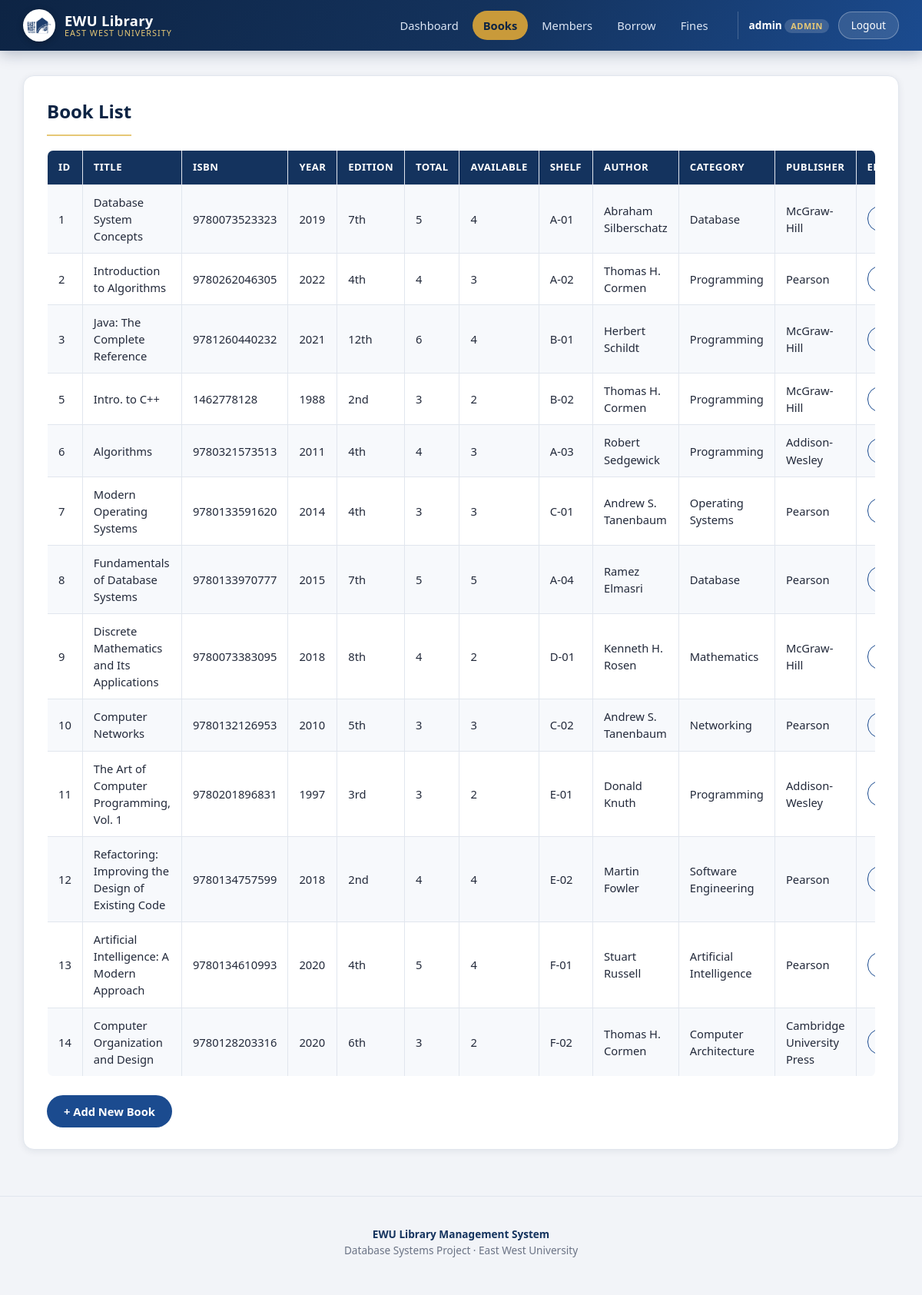
The page /view_books.php (signed in) on the database its author committed.
### tables this page shows
CREATE TABLE `books` (
  `book_id` int(11) NOT NULL AUTO_INCREMENT,
  `title` varchar(200) NOT NULL,
  `isbn` varchar(30) DEFAULT NULL,
  `publication_year` year(4) DEFAULT NULL,
  `edition` varchar(20) DEFAULT NULL,
  `total_copies` int(11) DEFAULT 1,
  `available_copies` int(11) DEFAULT 1,
  `shelf_no` varchar(20) DEFAULT NULL,
  `author_id` int(11) NOT NULL,
  `category_id` int(11) NOT NULL,
  `publisher_id` int(11) NOT NULL,
  PRIMARY KEY (`book_id`),
  UNIQUE KEY `isbn` (`isbn`),
  KEY `author_id` (`author_id`),
  KEY `category_id` (`category_id`),
  KEY `publisher_id` (`publisher_id`),
  CONSTRAINT `books_ibfk_1` FOREIGN KEY (`author_id`) REFERENCES `authors` (`author_id`),
  CONSTRAINT `books_ibfk_2` FOREIGN KEY (`category_id`) REFERENCES `categories` (`category_id`),
  CONSTRAINT `books_ibfk_3` FOREIGN KEY (`publisher_id`) REFERENCES `publishers` (`publisher_id`)
);

CREATE TABLE `authors` (
  `author_id` int(11) NOT NULL AUTO_INCREMENT,
  `author_name` varchar(100) NOT NULL,
  `country` varchar(50) DEFAULT NULL,
  PRIMARY KEY (`author_id`)
);

CREATE TABLE `categories` (
  `category_id` int(11) NOT NULL AUTO_INCREMENT,
  `category_name` varchar(100) NOT NULL,
  PRIMARY KEY (`category_id`)
);

CREATE TABLE `publishers` (
  `publisher_id` int(11) NOT NULL AUTO_INCREMENT,
  `publisher_name` varchar(100) NOT NULL,
  `address` varchar(150) DEFAULT NULL,
  `phone` varchar(20) DEFAULT NULL,
  PRIMARY KEY (`publisher_id`)
);

### includes/auth.php (called while the page is built, shortened)
<?php
function is_admin(): bool {
    return ($_SESSION['role'] ?? '') === 'Admin';
}

### includes/functions.php (called while the page is built)
<?php
function h($value): string {
    return htmlspecialchars((string)($value ?? ''), ENT_QUOTES, 'UTF-8');
}

### view_books.php (the view, shortened to what this page needs)
<?php
require_once __DIR__ . '/includes/auth.php';
require_once __DIR__ . '/includes/functions.php';
require_once __DIR__ . '/includes/db_connect.php';
$sql = "SELECT books.book_id, books.title, books.isbn, books.publication_year, books.edition,
               books.total_copies, books.available_copies, books.shelf_no,
               authors.author_name, categories.category_name, publishers.publisher_name
        FROM books
        INNER JOIN authors ON books.author_id = authors.author_id
        INNER JOIN categories ON books.category_id = categories.category_id
        INNER JOIN publishers ON books.publisher_id = publishers.publisher_id
        ORDER BY books.book_id";
$result = $conn->query($sql);
include 'header.php';
?>
<div class="card">
<h2>Book List</h2>
<div class="table-wrap">
<table>
<tr>
<th>ID</th><th>Title</th><th>ISBN</th><th>Year</th><th>Edition</th>
<th>Total</th><th>Available</th><th>Shelf</th><th>Author</th><th>Category</th><th>Publisher</th>
<?php if (is_admin()): ?><th>Edit</th><th>Delete</th><?php endif; ?>
</tr>
<?php while ($row = $result->fetch_assoc()): ?>
<tr>
<td><?php echo (int)$row['book_id']; ?></td>
<td><?php echo h($row['title']); ?></td>
<td><?php echo h($row['isbn']); ?></td>
<td><?php echo h($row['publication_year']); ?></td>
<td><?php echo h($row['edition']); ?></td>
<td><?php echo (int)$row['total_copies']; ?></td>
<td><?php echo (int)$row['available_copies']; ?></td>
<td><?php echo h($row['shelf_no']); ?></td>
<td><?php echo h($row['author_name']); ?></td>
<td><?php echo h($row['category_name']); ?></td>
<td><?php echo h($row['publisher_name']); ?></td>
<?php if (is_admin()): ?>
<td><a class="btn btn-sm btn-outline" href="edit_book.php?id=<?php echo (int)$row['book_id']; ?>">Edit</a></td>
<?php endif; ?>
</tr>
<?php endwhile; ?>
</table>
</div>
<br>
<?php if (is_admin()): ?>
<a class="btn btn-primary" href="add_book.php">+ Add New Book</a>
<?php endif; ?>
</div>
<?php include 'footer.php'; ?>

### assets/css/style.css (style rules this page uses)
:root { --navy-dark: #0d2444; --navy: #14335e; --navy-mid: #1b4b8f; --blue: #2563a8; --blue-light: #4f8fd6; --gold: #c99a3a; --gold-light: #e6c876; --bg: #f2f4f8; --card-bg: #ffffff; --border: #e1e6ee; --text: #22293a; --text-muted: #6b7385; --success: #1e8a5f; --success-bg: #e5f7ef; --danger: #c93b3b; --danger-bg: #fdecec; --radius: 14px; --radius-sm: 8px; --shadow: 0 10px 30px -12px rgba(13, 36, 68, 0.25); --shadow-sm: 0 2px 10px rgba(13, 36, 68, 0.08); }
* { box-sizing: border-box; }
html, body { margin: 0; padding: 0; background: var(--bg); color: var(--text); font-family: 'Segoe UI', 'Poppins', Roboto, Arial, sans-serif; line-height: 1.5; }
a { color: var(--blue); text-decoration: none; }
h1, h2, h3 { color: var(--navy-dark); margin-top: 0; }
.card { background: var(--card-bg); border: 1px solid var(--border); border-radius: var(--radius); box-shadow: var(--shadow-sm); padding: 28px 30px; margin-bottom: 24px; }
.card h2 { margin-bottom: 18px; padding-bottom: 12px; border-bottom: 2px solid var(--gold-light); display: inline-block; }
.btn { display: inline-block; padding: 10px 22px; border-radius: 24px; font-size: 0.92rem; font-weight: 600; border: none; cursor: pointer; text-decoration: none !important; transition: transform 0.12s ease, box-shadow 0.12s ease, background 0.15s ease; }
.btn-primary { background: var(--navy-mid); color: #fff !important; }
.btn-outline { background: transparent; color: var(--navy-mid) !important; border: 1.5px solid var(--navy-mid); }
.btn-sm { padding: 6px 14px; font-size: 0.8rem; border-radius: 16px; }
table { width: 100%; border-collapse: collapse; background: var(--card-bg); border-radius: var(--radius-sm); overflow: hidden; font-size: 0.92rem; }
table, table th, table td { border: 1px solid var(--border) !important; }
table th { background: var(--navy); color: #fff; text-align: left; padding: 12px 14px; font-weight: 600; font-size: 0.82rem; text-transform: uppercase; letter-spacing: 0.4px; }
table td { padding: 11px 14px; color: var(--text); }
table tr:nth-child(even) td { background: #f7f9fc; }
.table-wrap { overflow-x: auto; border-radius: var(--radius-sm); }

### rows shown on the page
books: book_id "1", title "Database System Concepts", isbn "9780073523323", publication_year "2019", edition "7th", total_copies "5", available_copies "4", shelf_no "A-01", author.author_name "Abraham Silberschatz", category.category_name "Database", publisher.publisher_name "McGraw-Hill"
books: book_id "2", title "Introduction to Algorithms", isbn "9780262046305", publication_year "2022", edition "4th", total_copies "4", available_copies "3", shelf_no "A-02", author.author_name "Thomas H. Cormen", category.category_name "Programming", publisher.publisher_name "Pearson"
books: book_id "3", title "Java: The Complete Reference", isbn "9781260440232", publication_year "2021", edition "12th", total_copies "6", available_copies "4", shelf_no "B-01", author.author_name "Herbert Schildt", category.category_name "Programming", publisher.publisher_name "McGraw-Hill"
books: book_id "5", title "Intro. to C++", isbn "1462778128", publication_year "1988", edition "2nd", total_copies "3", available_copies "2", shelf_no "B-02", author.author_name "Thomas H. Cormen", category.category_name "Programming", publisher.publisher_name "McGraw-Hill"
books: book_id "6", title "Algorithms", isbn "9780321573513", publication_year "2011", edition "4th", total_copies "4", available_copies "3", shelf_no "A-03", author.author_name "Robert Sedgewick", category.category_name "Programming", publisher.publisher_name "Addison-Wesley"
books: book_id "7", title "Modern Operating Systems", isbn "9780133591620", publication_year "2014", edition "4th", total_copies "3", available_copies "3", shelf_no "C-01", author.author_name "Andrew S. Tanenbaum", category.category_name "Operating Systems", publisher.publisher_name "Pearson"
books: book_id "8", title "Fundamentals of Database Systems", isbn "9780133970777", publication_year "2015", edition "7th", total_copies "5", available_copies "5", shelf_no "A-04", author.author_name "Ramez Elmasri", category.category_name "Database", publisher.publisher_name "Pearson"
books: book_id "9", title "Discrete Mathematics and Its Applications", isbn "9780073383095", publication_year "2018", edition "8th", total_copies "4", available_copies "2", shelf_no "D-01", author.author_name "Kenneth H. Rosen", category.category_name "Mathematics", publisher.publisher_name "McGraw-Hill"
books: book_id "10", title "Computer Networks", isbn "9780132126953", publication_year "2010", edition "5th", total_copies "3", available_copies "3", shelf_no "C-02", author.author_name "Andrew S. Tanenbaum", category.category_name "Networking", publisher.publisher_name "Pearson"
books: book_id "11", title "The Art of Computer Programming, Vol. 1", isbn "9780201896831", publication_year "1997", edition "3rd", total_copies "3", available_copies "2", shelf_no "E-01", author.author_name "Donald Knuth", category.category_name "Programming", publisher.publisher_name "Addison-Wesley"
books: book_id "12", title "Refactoring: Improving the Design of Existing Code", isbn "9780134757599", publication_year "2018", edition "2nd", total_copies "4", available_copies "4", shelf_no "E-02", author.author_name "Martin Fowler", category.category_name "Software Engineering", publisher.publisher_name "Pearson"
books: book_id "13", title "Artificial Intelligence: A Modern Approach", isbn "9780134610993", publication_year "2020", edition "4th", total_copies "5", available_copies "4", shelf_no "F-01", author.author_name "Stuart Russell", category.category_name "Artificial Intelligence", publisher.publisher_name "Pearson"
books: book_id "14", title "Computer Organization and Design", isbn "9780128203316", publication_year "2020", edition "6th", total_copies "3", available_copies "2", shelf_no "F-02", author.author_name "Thomas H. Cormen", category.category_name "Computer Architecture", publisher.publisher_name "Cambridge University Press"

### other values the page prints
$_SESSION['username'] "admin"
$_SESSION['role'] "ADMIN"
